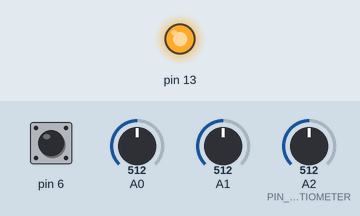
Recording of a sketch running on a simulated SparkFun Pro Micro, built with avr-gcc and run on an emulated ATmega32U4. On the bench: output pins drawn as LEDs (lit = HIGH). Inputs (shaded band) come from the test bench; at power-on: pin 6 HIGH, A0 = 512, A1 = 512, A2 (PIN_THROTTLE_POTENTIOMETER) = 512. USB keyboard and mouse output is not drawn; what the sketch prints to the serial monitor is not drawn.

Above: at 1.2 s.
1.3 s: pin 6 pulled LOW for 0.25 s
Timing chart, 0 to 4.3 s (numbered marks = the images above; inputs shaded):
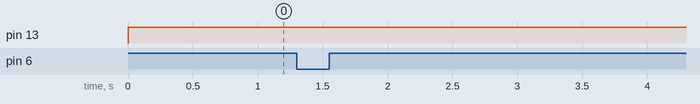

Measured:
- after the input at 1.3 s, every drawn part: stays the same

The sketch:

arduino-micro-usb-joystick.ino
```cpp
// Original Code and library by:
// Matthew Heironimus
// 2016-05-29 - Original Version
//
// Modified by David Sikes 2023-03-07
//
//------------------------------------------------------------

// UPLOAD NOTES:
// Select board as Leonardo even though it's a pro micro

// Wiring info middle flight sim:

// Joystick ------------- Arduino Pin

// Blue (Y) ------------- A1
// Purple (X) ----------- A0 (Brown)
// Button --------------- D6

#include "Joystick.h"

Joystick_ Joystick(JOYSTICK_DEFAULT_REPORT_ID,
  JOYSTICK_TYPE_MULTI_AXIS, 32, 0,
  true, true, false, false, false, false,
  true, true, false, false, false);

const bool testAutoSendMode = false;

const int PIN_THROTTLE_POTENTIOMETER = A2;

void setup() {

  Serial.begin(115200);

  Joystick.setXAxisRange(0, 1024);
  Joystick.setYAxisRange(0, 1024);

  Joystick.setThrottleRange(0, 255);

  if (testAutoSendMode)
  {
    Joystick.begin();
  }
  else
  {
    Joystick.begin(false);
  }

  pinMode(A0, INPUT);
  pinMode(A1, INPUT);
  pinMode(6, INPUT_PULLUP);
  pinMode(LED_BUILTIN, OUTPUT);
}

void loop()
{
  // Turn indicator light on.
  digitalWrite(LED_BUILTIN, 1);

  checkAndSendResetButton(6);

  checkAndSendXYAxis(A0, A1);

  checkAndSendThrottle(PIN_THROTTLE_POTENTIOMETER);

  if (testAutoSendMode == false)
  {
    Joystick.sendState();
  }
}

void checkAndSendResetButton(int buttonPin)
{
  if (!digitalRead(buttonPin))
  {
    Joystick.pressButton(0);

    Serial.println(F("Button pressed!"));
  }
  else
  {
    Joystick.releaseButton(0);
  }
}

void checkAndSendXYAxis(int pinXAxis, int pinYAxis)
{
  int xAxisRawRead = analogRead(pinXAxis);
  int yAxisRawRead = analogRead(pinYAxis);

  Serial.print(F("x Axis Raw: "));
  Serial.println(xAxisRawRead);

  Serial.print(F("y Axis Raw: "));
  Serial.println(yAxisRawRead);

  Joystick.setXAxis(xAxisRawRead);
  Joystick.setYAxis(yAxisRawRead);
}

void testThrottleRudder(unsigned int value)
{
  Joystick.setRudder(255 - value);
}

void checkAndSendThrottle(int throttlePin)
{
  int throttleRawValue = analogRead(throttlePin);

  int throttleValueMapped = map(throttleRawValue, 270, 910, 0, 254);

  Joystick.setThrottle(throttleValueMapped);

  Serial.print("Throttle value map'd: ");
  Serial.println(throttleValueMapped);

  delay(200);
}
```
